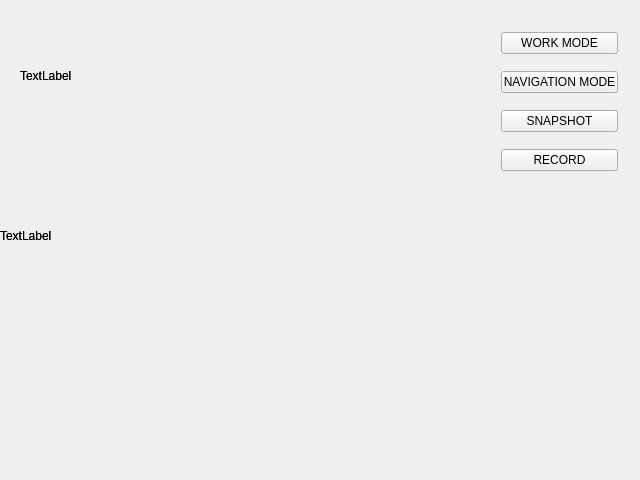
<?xml version="1.0" encoding="UTF-8"?>
<ui version="4.0">
 <class>MainWindow</class>
 <widget class="QMainWindow" name="MainWindow">
  <property name="geometry">
   <rect>
    <x>0</x>
    <y>0</y>
    <width>640</width>
    <height>480</height>
   </rect>
  </property>
  <property name="windowTitle">
   <string>MainWindow</string>
  </property>
  <widget class="QWidget" name="centralwidget">
   <widget class="QLabel" name="navSecondaryCamera">
    <property name="geometry">
     <rect>
      <x>20</x>
      <y>20</y>
      <width>171</width>
      <height>111</height>
     </rect>
    </property>
    <property name="text">
     <string>TextLabel</string>
    </property>
   </widget>
   <widget class="QLabel" name="navPrimaryCamera">
    <property name="geometry">
     <rect>
      <x>0</x>
      <y>0</y>
      <width>641</width>
      <height>471</height>
     </rect>
    </property>
    <property name="text">
     <string>TextLabel</string>
    </property>
   </widget>
   <widget class="QLabel" name="workSecondaryCamera">
    <property name="geometry">
     <rect>
      <x>20</x>
      <y>20</y>
      <width>171</width>
      <height>111</height>
     </rect>
    </property>
    <property name="text">
     <string>TextLabel</string>
    </property>
   </widget>
   <widget class="QLabel" name="workPrimaryCamera">
    <property name="geometry">
     <rect>
      <x>0</x>
      <y>0</y>
      <width>641</width>
      <height>471</height>
     </rect>
    </property>
    <property name="text">
     <string>TextLabel</string>
    </property>
   </widget>
   <widget class="QWidget" name="">
    <property name="geometry">
     <rect>
      <x>501</x>
      <y>21</y>
      <width>117</width>
      <height>161</height>
     </rect>
    </property>
    <layout class="QVBoxLayout" name="verticalLayout">
     <item>
      <widget class="QPushButton" name="workModeButton">
       <property name="text">
        <string>WORK MODE</string>
       </property>
      </widget>
     </item>
     <item>
      <widget class="QPushButton" name="navModeButton">
       <property name="text">
        <string>NAVIGATION MODE</string>
       </property>
      </widget>
     </item>
     <item>
      <widget class="QPushButton" name="snapshotButton">
       <property name="text">
        <string>SNAPSHOT</string>
       </property>
      </widget>
     </item>
     <item>
      <widget class="QPushButton" name="recordButton">
       <property name="text">
        <string>RECORD</string>
       </property>
      </widget>
     </item>
    </layout>
   </widget>
   <zorder>workModeButton</zorder>
   <zorder>snapshotButton</zorder>
   <zorder>recordButton</zorder>
   <zorder>navPrimaryCamera</zorder>
   <zorder>workPrimaryCamera</zorder>
   <zorder>workSecondaryCamera</zorder>
   <zorder>navSecondaryCamera</zorder>
  </widget>
 </widget>
 <resources/>
 <connections/>
</ui>
